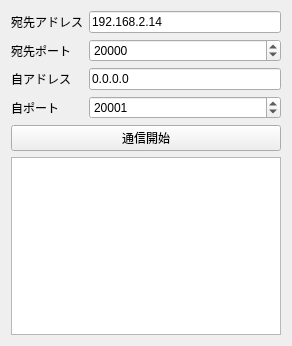
<?xml version="1.0" encoding="UTF-8"?>
<ui version="4.0">
 <class>CCommunicationForm</class>
 <widget class="QWidget" name="CCommunicationForm">
  <property name="geometry">
   <rect>
    <x>0</x>
    <y>0</y>
    <width>292</width>
    <height>346</height>
   </rect>
  </property>
  <property name="windowTitle">
   <string>Form</string>
  </property>
  <layout class="QGridLayout" name="gridLayout">
   <item row="3" column="0">
    <widget class="QLabel" name="label_4">
     <property name="text">
      <string>自ポート</string>
     </property>
    </widget>
   </item>
   <item row="1" column="1">
    <widget class="QSpinBox" name="pcSendPort">
     <property name="maximum">
      <number>65535</number>
     </property>
     <property name="value">
      <number>20000</number>
     </property>
    </widget>
   </item>
   <item row="0" column="0">
    <widget class="QLabel" name="label">
     <property name="text">
      <string>宛先アドレス</string>
     </property>
    </widget>
   </item>
   <item row="2" column="0">
    <widget class="QLabel" name="label_3">
     <property name="text">
      <string>自アドレス</string>
     </property>
    </widget>
   </item>
   <item row="0" column="1">
    <widget class="QLineEdit" name="pcSendAddress">
     <property name="text">
      <string>192.168.2.14</string>
     </property>
    </widget>
   </item>
   <item row="2" column="1">
    <widget class="QLineEdit" name="pcOwnAddress">
     <property name="text">
      <string>0.0.0.0</string>
     </property>
    </widget>
   </item>
   <item row="1" column="0">
    <widget class="QLabel" name="label_2">
     <property name="text">
      <string>宛先ポート</string>
     </property>
    </widget>
   </item>
   <item row="3" column="1">
    <widget class="QSpinBox" name="pcOwnPort">
     <property name="maximum">
      <number>65535</number>
     </property>
     <property name="value">
      <number>20001</number>
     </property>
    </widget>
   </item>
   <item row="4" column="0" colspan="2">
    <widget class="QPushButton" name="pcStart">
     <property name="text">
      <string>通信開始</string>
     </property>
     <property name="checkable">
      <bool>true</bool>
     </property>
    </widget>
   </item>
   <item row="5" column="0" colspan="2">
    <widget class="QTextEdit" name="pcLogEdit">
     <property name="readOnly">
      <bool>true</bool>
     </property>
    </widget>
   </item>
  </layout>
 </widget>
 <resources/>
 <connections/>
</ui>
